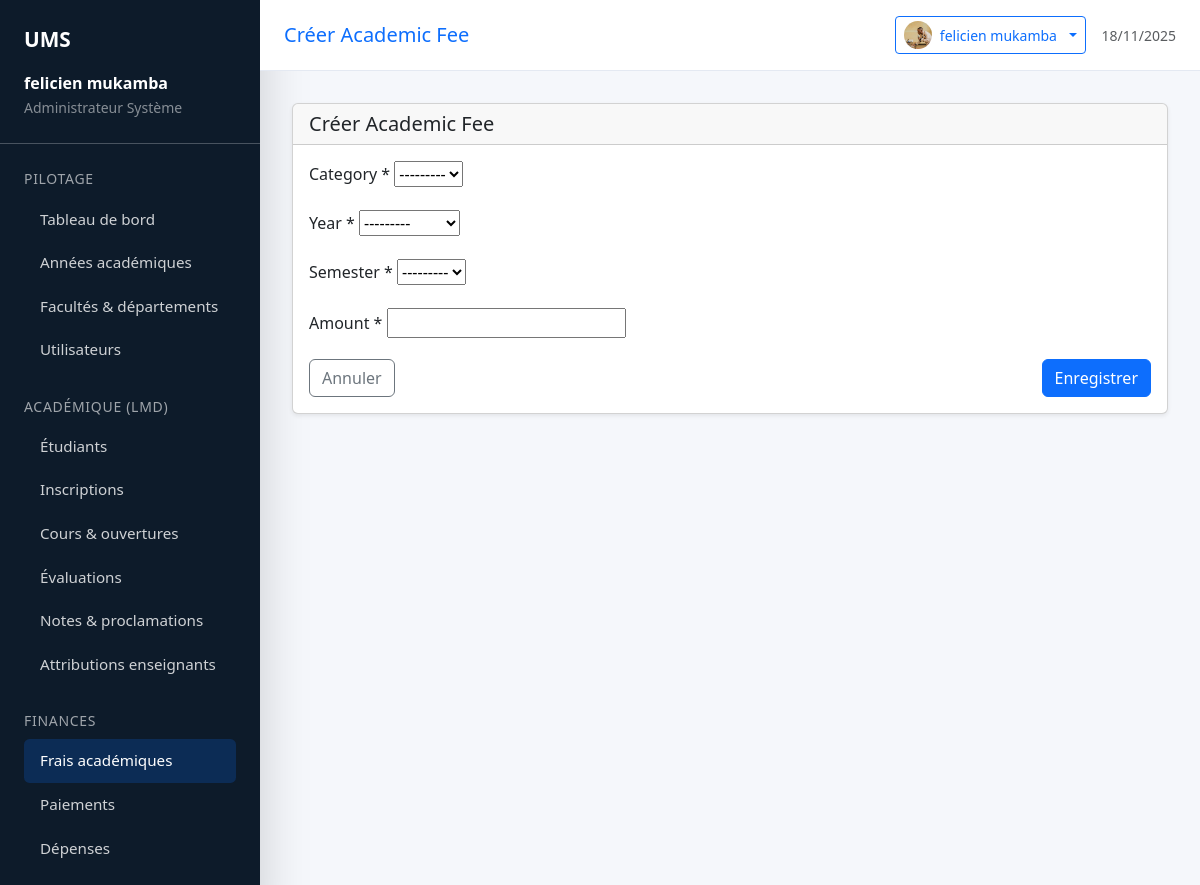
The page /fees/create/ (signed in) on the database its author committed.
### users/models.py (models this page shows, shortened)
class User(AbstractUser):
    ROLE_CHOICES = (
        ('ADMIN', 'Administrateur Système'),
        ('RECTORAT', 'Rectorat/Direction'),
        ('FINANCE', 'Service Financier'),
        ('ACADEMIC', 'Service Académique/Secrétariat'),
        ('PROFESSOR', 'Professeur/Enseignant'),
        ('STUDENT', 'Étudiant'),
        ('STAFF', 'Personnel Support'),
    )
    email = models.EmailField(_('Adresse email'), unique=True)
    first_name = models.CharField(_('Prénom'), max_length=150, blank=True)
    last_name = models.CharField(_('Nom'), max_length=150, blank=True)
    avatar = models.ImageField(
        _('Avatar'),
        upload_to='avatars/',
        null=True,
        blank=True
    )
    role = models.CharField(
        _('Rôle'),
        max_length=50,
        choices=ROLE_CHOICES,
        default='STUDENT'
    )
    username = models.CharField(
        _('Nom d\'utilisateur'),
        max_length=150,
        unique=True,
        blank=True,
        null=True,
    )
    objects = CustomUserManager()
    USERNAME_FIELD = 'email'
    REQUIRED_FIELDS = ['first_name', 'last_name', 'role']
    class Meta:
        verbose_name = _('utilisateur')
        verbose_name_plural = _('utilisateurs')
    def get_full_name(self):
        if self.first_name and self.last_name:
            return f"{self.first_name} {self.last_name}"
        return self.email
    def get_role_display(self):
        return dict(self.ROLE_CHOICES).get(self.role, self.role)

### fees/views.py (the view)
# urls.py: path("create/", views.AcademicFeeCreateView.as_view(), name="academic_fee_create"),
class AcademicFeeCreateView(FinanceAccessMixin, BaseCreateView):
    model = AcademicFee
    form_class = AcademicFeeForm
    success_url_name = "fees:academic_fee_list"
    success_message = "Frais académique ajouté."

### fees/forms.py
class AcademicFeeForm(forms.ModelForm):
    class Meta:
        model = AcademicFee
        fields = "__all__"

### core/models.py (called while the page is built)
    def __str__(self):
        return self.name

### ums/mixins.py (called while the page is built)
    def has_role_permission(self) -> bool:
        if self.allowed_roles is None:  # aucune restriction
            return True
        user = self.request.user
        if getattr(user, "is_superuser", False):
            return True
        user_role = getattr(user, "role", None)
        return user_role in self.allowed_roles

    def dispatch(self, request, *args, **kwargs):
        if not self.has_role_permission():
            raise PermissionDenied("Vous n'avez pas les autorisations nécessaires.")
        return super().dispatch(request, *args, **kwargs)

    def get_context_data(self, **kwargs):
        context = super().get_context_data(**kwargs)
        model = self.model  # type: ignore[attr-defined]
        default_title = (
            f"{self.action_label} {model._meta.verbose_name.title()}"  # type: ignore[attr-defined]
            if hasattr(self, "action_label")
            else model._meta.verbose_name.title()
        )
        context["page_title"] = self.page_title or default_title
        return context

### templates/generic/form.html (shortened to what this page needs)
{% extends "base.html" %}
{% block content %}
<div class="card shadow-sm">
    <div class="card-header">
        <h5 class="mb-0">{{ page_title }}</h5>
    </div>
    <div class="card-body">
        <form method="post" enctype="multipart/form-data">
            {% for field in form %}
                <div class="mb-3">
                    <label class="form-label">{{ field.label }}{% if field.field.required %} *{% endif %}</label>
                    {{ field }}
                </div>
            {% endfor %}
            <div class="d-flex justify-content-between">
                <a class="btn btn-outline-secondary" href="javascript:history.back();">Annuler</a>
                <button type="submit" class="btn btn-primary">Enregistrer</button>
            </div>
        </form>
    </div>
</div>
{% endblock %}

### templates/base.html (shortened to what this page needs)
{% load static %}
{% load core_tags students_tags courses_tags enrollment_tags fees_tags payments_tags expenses_tags grades_tags staff_tags assessments_tags users_tags %}
<!DOCTYPE html>
<html lang="fr">
<head>
    <link href="https://cdn.jsdelivr.net/npm/bootstrap@5.3.3/dist/css/bootstrap.min.css" rel="stylesheet">
    <link rel="stylesheet" href="https://cdn.jsdelivr.net/npm/bootstrap-icons@1.11.0/font/bootstrap-icons.css">
</head>
<body class="sidebar-collapsed">
    <div class="layout">
        <aside class="sidebar shadow-lg text-white">
            <div class="p-4 border-bottom border-light border-opacity-25">
                <div class="brand d-flex align-items-center justify-content-between">
                    <a href="{% url 'core:dashboard' %}" class="text-white text-decoration-none">UMS</a>
                </div>
                <div class="mt-3">
                    <p class="mb-0 fw-semibold">{{ request.user.get_full_name|default:request.user.email }}</p>
                    <small class="text-white-50">{{ request.user.get_role_display|default:"Profil" }}</small>
                </div>
            </div>
            <div class="p-4 flex-grow-1 overflow-auto sidebar-nav">
                <div class="sidebar-section">
                    <small class="d-block mb-2">Pilotage</small>
                    <a href="{% url 'core:dashboard' %}" class="{% if request.path == '/' %}active{% endif %}">Tableau de bord</a>
                    <a href="{% url 'core:academic_year_list' %}" class="{% if 'academic-years' in request.path %}active{% endif %}">Années académiques</a>
                    <a href="{% url 'core:faculty_list' %}" class="{% if 'facult' in request.path %}active{% endif %}">Facultés & départements</a>
                    <a href="{% url 'users:user_list' %}" class="{% if 'users' in request.path %}active{% endif %}">Utilisateurs</a>
                </div>
                <div class="sidebar-section">
                    <small class="d-block mb-2">Académique (LMD)</small>
                    <a href="{% url 'students:student_list' %}" class="{% if 'students' in request.path %}active{% endif %}">Étudiants</a>
                    <a href="{% url 'enrollment:enrollment_list' %}" class="{% if 'enrollment' in request.path %}active{% endif %}">Inscriptions</a>
                    <a href="{% url 'courses:course_list' %}" class="{% if 'courses' in request.path %}active{% endif %}">Cours & ouvertures</a>
                    <a href="{% url 'assessments:type_list' %}" class="{% if 'assessments' in request.path %}active{% endif %}">Évaluations</a>
                    <a href="{% url 'grades:grade_list' %}" class="{% if 'grades' in request.path %}active{% endif %}">Notes & proclamations</a>
                    <a href="{% url 'staff:assignment_list' %}" class="{% if 'staff' in request.path %}active{% endif %}">Attributions enseignants</a>
                </div>
                <div class="sidebar-section">
                    <small class="d-block mb-2">Finances</small>
                    <a href="{% url 'fees:academic_fee_list' %}" class="{% if 'fees' in request.path %}active{% endif %}">Frais académiques</a>
                    <a href="{% url 'payments:payment_list' %}" class="{% if 'payments' in request.path %}active{% endif %}">Paiements</a>
                    <a href="{% url 'expenses:expense_list' %}" class="{% if 'expenses' in request.path %}active{% endif %}">Dépenses</a>
                </div>
            </div>
        </aside>
        <div class="main">
            <header class="topbar d-flex align-items-center justify-content-between">
                <div class="d-flex align-items-center gap-3">
                    {% block page_heading %}
                        {% if page_title %}
                            <h1 class="h5 mb-0 text-primary">{{ page_title }}</h1>
                        {% else %}
                            <h1 class="h5 mb-0 text-primary">Université Management System</h1>
                        {% endif %}
                    {% endblock %}
                </div>
                <div class="d-flex align-items-center gap-3">
                    {% if user.is_authenticated %}
                        <div class="dropdown">
                            <button class="btn btn-outline-primary btn-sm dropdown-toggle d-flex align-items-center gap-2" type="button" id="userMenu" data-bs-toggle="dropdown" aria-expanded="false">
                                {% if user.avatar %}
                                    <img src="{{ user.avatar.url }}" alt="Avatar" class="rounded-circle" style="width: 28px; height: 28px; object-fit: cover;">
                                {% else %}
                                    <i class="bi bi-person-circle"></i>
                                {% endif %}
                                <span class="d-none d-md-inline">{{ user.get_full_name|default:user.email|truncatechars:20 }}</span>
                            </button>
                        </div>
                    {% else %}
                        <a href="{% url 'users:login' %}" class="btn btn-primary btn-sm">
                            <i class="bi bi-box-arrow-in-right me-1"></i>Connexion
                        </a>
                    {% endif %}
                    <div class="text-muted small text-end d-none d-md-block">
                        <div>{% now "d/m/Y" %}</div>
                    </div>
                </div>
            </header>
            <main class="content">
                {% block content %}{% endblock %}
            </main>
        </div>
    </div>
</body>
</html>

### templates/base.html (style rules this page uses)
body { min-height: 100vh; background-color: #f5f7fb; }
.layout { display: flex; min-height: 100vh; }
.sidebar { width: 260px; background: #0d1b2a; color: #fff; display: flex; flex-direction: column; transition: transform .3s ease; }
.sidebar .brand { font-weight: 600; font-size: 1.3rem; }
.sidebar a { color: rgba(255,255,255,.8); text-decoration: none; }
.sidebar a.active, .sidebar a:hover { color: #fff; }
.sidebar-nav a { padding: .65rem 1rem; border-radius: .35rem; display: block; font-size: .95rem; }
.sidebar-nav a.active, .sidebar-nav a:hover { background: rgba(13,110,253,.2); }
.sidebar-section { margin-bottom: 1.5rem; }
.sidebar-section small { text-transform: uppercase; opacity: .6; letter-spacing: .05em; }
.main { flex: 1; display: flex; flex-direction: column; }
.topbar { background: #fff; border-bottom: 1px solid #e4e9f2; padding: 1rem 1.5rem; }
.content { flex: 1; padding: 2rem; }

### rows shown on the page
User: user.get_full_name "felicien mukamba", user.role "Administrateur Système", avatar (picture), get_full_name "felicien mukamba"

### other values the page prints
{{ page_title }} "Créer Academic Fee"
{{ field.label }} "Category" "Year" "Semester" "Amount"
